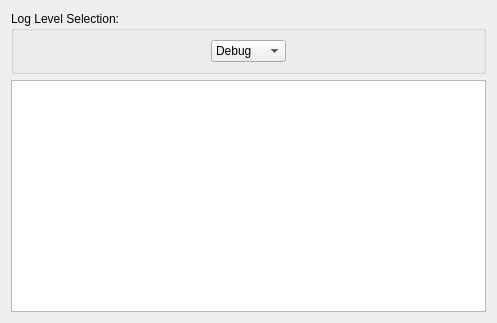
<?xml version="1.0" encoding="UTF-8"?>
<ui version="4.0">
 <class>FrmLogConsole</class>
 <widget class="QDialog" name="FrmLogConsole">
  <property name="geometry">
   <rect>
    <x>0</x>
    <y>0</y>
    <width>497</width>
    <height>323</height>
   </rect>
  </property>
  <property name="windowTitle">
   <string>Dialog</string>
  </property>
  <layout class="QVBoxLayout" name="verticalLayout">
   <item>
    <widget class="QGroupBox" name="gbxLogLevelSelection">
     <property name="title">
      <string>Log Level Selection:</string>
     </property>
     <layout class="QHBoxLayout" name="horizontalLayout">
      <item>
       <spacer name="horizontalSpacer">
        <property name="orientation">
         <enum>Qt::Horizontal</enum>
        </property>
        <property name="sizeHint" stdset="0">
         <size>
          <width>180</width>
          <height>20</height>
         </size>
        </property>
       </spacer>
      </item>
      <item>
       <widget class="QComboBox" name="cbxLogLevel">
        <item>
         <property name="text">
          <string>Debug</string>
         </property>
        </item>
        <item>
         <property name="text">
          <string>Info</string>
         </property>
        </item>
        <item>
         <property name="text">
          <string>Warning</string>
         </property>
        </item>
        <item>
         <property name="text">
          <string>Error</string>
         </property>
        </item>
       </widget>
      </item>
      <item>
       <spacer name="horizontalSpacer_2">
        <property name="orientation">
         <enum>Qt::Horizontal</enum>
        </property>
        <property name="sizeHint" stdset="0">
         <size>
          <width>180</width>
          <height>20</height>
         </size>
        </property>
       </spacer>
      </item>
     </layout>
    </widget>
   </item>
   <item>
    <widget class="QTextEdit" name="txtLog">
     <property name="font">
      <font>
       <family>Monospace</family>
      </font>
     </property>
     <property name="readOnly">
      <bool>true</bool>
     </property>
    </widget>
   </item>
  </layout>
 </widget>
 <resources/>
 <connections/>
</ui>
